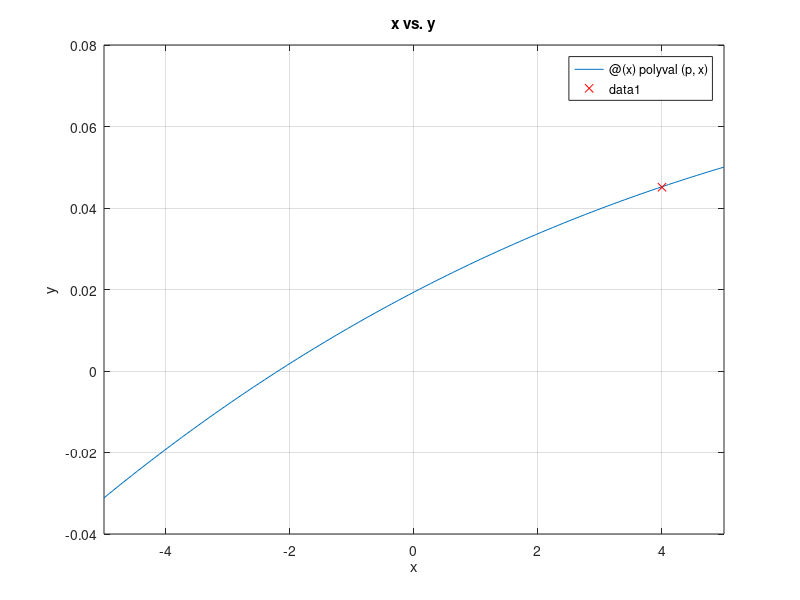
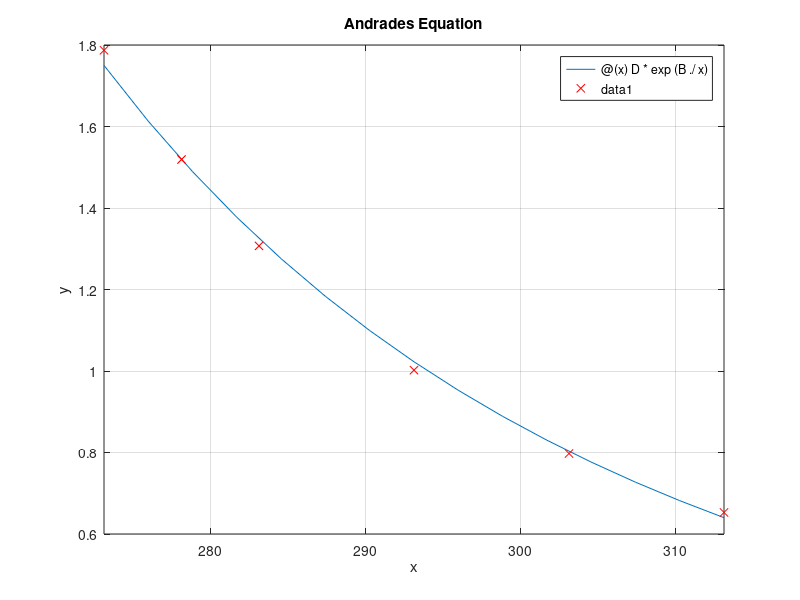

MATLAB code to generate these figures, in order:
% Lab 8 by Craig Isesele on R2017b

function [] = work()
clc;
clear;

load data.txt;
x = data(:, 1);
y = data(:, 2);

p = polyfit(x, y, 3);
fprintf('Polynomial is y = %f*x^3 %f*x^2 + %f*x + %f\n',p);

g = @(x) polyval(p, x);

r = fzero(@(x) g(x)-0.065, [6 12]);
fprintf('x value = %f at y = 0.065 from 6 to 12.\n', r);


%Plot function
figure(1);
fplot(g);
%Hold on needed
hold on;
plot(x,y,'rx');
hold off;
title(' x vs. y ');
ylabel('y');
xlabel('x');
grid on;

T = [0 5 10 20 30 40];
Ta = T + 273.15; % convert to Kelvin
u = [1.787 1.519 1.307 1.002 0.7975 0.6529];
[D, B] = fitExp(u, Ta);

f = @(x) D*exp(B./x);

fprintf('\nAndrades Equation:\nD=%f\nB=%f',D,B);
fprintf('\nCorrelation Coefficient= %f\n', correlate(Ta, u, f));

%Plot Andrades Equations on single graph
figure(2);
fplot(f, [min(Ta) max(Ta)]);
hold on;
plot(Ta,u,'rx');
hold off;
title('Andrades Equation');
xlabel('x');
ylabel('y');
grid on;

function[D, B] = fitExp(u, Ta)
%   FITEXP find best fit for function 
%   Input   u - dynamic viscosity
%           Ta - absolute temperature in K
%   Output  D & B are unknown parameters
    u = log(u); % transform the u values
    p = polyfit(1./Ta, u, 1); % fit a straight line to the transformed data
    D = exp (p(2));
    B = p(1);
end

function [r] = correlate( x, y, f )
%CORRELATE calculates the correlation coefficient for given data and function

yBar = mean(y);

St = 0; Sr = 0;
for i = 1:length(x)
    St = St + (y(i) - yBar) ^ 2;
    Sr = Sr + (y(i) - f(x(i))) ^2;
end

r2 = (St - Sr) / St;
r2 = max([r2 0]); % avoid silly numbers when fit worse than average
r = sqrt(r2);

end

    
end